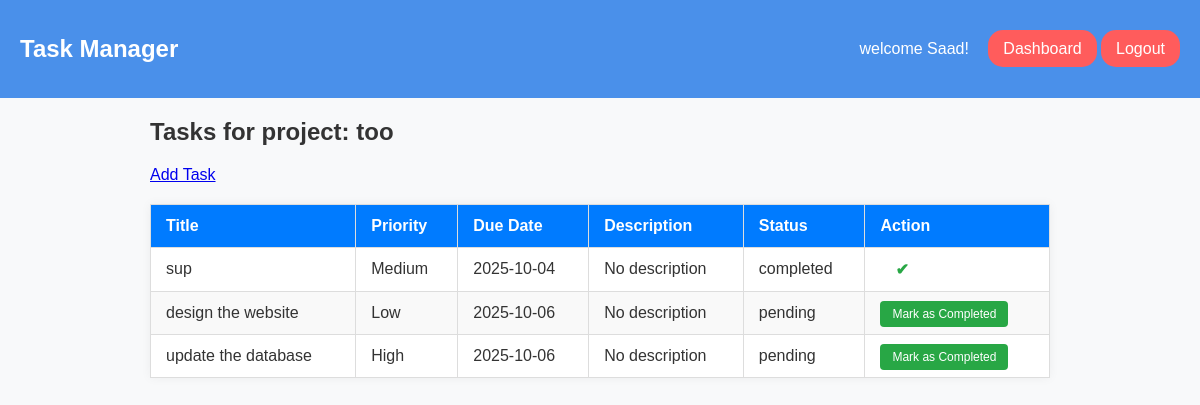
The page /task/1 (signed in) on the database its author committed.
### app.py (models this page shows, shortened)
class User(db.Model, UserMixin):
    id = db.Column(db.Integer, primary_key=True)
    email = db.Column(db.String(150), unique=True, nullable=False)
    username = db.Column(db.String(150), unique=True, nullable=False)
    password = db.Column(db.String(150), nullable=False)
    role = db.Column(db.String(50), nullable=False, default="user")
    projects = db.relationship('Project', backref='owner', lazy=True)
    first_name = db.Column(db.String(150), nullable=True)
    last_name = db.Column(db.String(150), nullable=True)
    phone = db.Column(db.String(20), nullable=True)

class Project(db.Model):
    id = db.Column(db.Integer, primary_key=True)
    name = db.Column(db.String(150), nullable=False)
    description = db.Column(db.Text, nullable=True)
    user_id = db.Column(db.Integer, db.ForeignKey('user.id'), nullable=False)
    tasks = db.relationship('Task', backref='project', lazy=True)
    deadline = db.Column(db.Date, nullable=False)

class Task(db.Model):
    id = db.Column(db.Integer, primary_key=True)
    title = db.Column(db.String(150), nullable=False)
    due_date = db.Column(db.Date, nullable=True)
    priority = db.Column(db.String(20), nullable=False, default='Medium')
    description = db.Column(db.Text, nullable=True)
    status = db.Column(db.String(50), nullable=False, default='pending')
    project_id = db.Column(db.Integer, db.ForeignKey('project.id'), nullable=False)
    created_at = db.Column(db.DateTime, nullable=False, default=datetime.utcnow)

### app.py (the view)
@app.route('/task/<int:project_id>')
@login_required
def tasks(project_id):
    project = Project.query.get_or_404(project_id)
    if project.user_id != current_user.id and not is_admin():
        abort(403)  # Forbidden
    return render_template('tasks.html', project=project, tasks=project.tasks)

### app.py (called while the page is built)
@login_manager.user_loader
def load_user(user_id):
    return User.query.get(int(user_id))

### templates/tasks.html (shortened to what this page needs)
<!DOCTYPE html>
<html lang="en">
<head>
    <link rel="stylesheet" href="{{ url_for('static', filename='tasks.css') }}">
</head>
<body>
    <nav>
        <h1>Task Manager</h1>
        <div>
            <span>
                welcome {{ current_user.username }}!
            </span>
            <a href="{{ url_for('dashboard') }}"class="top-btn">Dashboard</a>
            <a href="{{ url_for('logout') }}"class="top-btn">Logout</a>
         </div>
    </nav>
    <main>
            <h2>Tasks for project: {{ project.name }}</h2>
            <a href="{{ url_for('add_task', project_id=project.id) }}" class="btn">Add Task</a>
{% if project.tasks %}
<table class="task-table">
    <thead>
        <tr>
            <th>Title</th>
            <th>Priority</th>
            <th>Due Date</th>
            <th>Description</th>
            <th>Status</th>
            <th>Action</th>
        </tr>
    </thead>
    <tbody>
        {% for task in project.tasks %}
        <tr>
            <td>{{ task.title }}</td>
            <td>{{ task.priority }}</td>
            <td>{{ task.due_date or "No deadline" }}</td>
            <td>{{ task.description or "No description" }}</td>
            <td>{{ task.status }}</td>
            <td>
                {% if task.status != 'completed' %}
                <a href="{{ url_for('complete_task', task_id=task.id) }}" class="complete-btn">Mark as Completed</a>
                {% else %}
                <span class="completed">✔</span>
                {% endif %}
            </td>
        </tr>
        {% endfor %}
    </tbody>
</table>
{% else %}
<p>No tasks yet. Start by <a href="{{ url_for('add_task', project_id=project.id) }}">adding one</a>.</p>
{% endif %}
    </main>
</body>
</html>

### static/tasks.css (style rules this page uses)
body { font-family: Arial, Helvetica, sans-serif; background-color: #f8f9fa; margin: 0; padding: 0; color: #333; }
nav { background-color: #4a90ea; color: #fff; padding: 15px 20px; display: flex; justify-content: space-between; align-items: center; }
span { margin: 15px; }
.top-btn { background-color: #ff5c5c; color: #fff; border-radius: 15px; padding: 10px 15px; text-decoration: none; }
main { max-width: 900px; margin: 20px auto; padding: 0 15px; }
.task-table { width: 100%; border-collapse: collapse; margin-top: 20px; background-color: #fff; box-shadow: 0 0 10px rgba(0,0,0,0.05); }
.task-table th, .task-table td { padding: 12px 15px; border: 1px solid #ddd; text-align: left; white-space: nowrap; }
.task-table th { background-color: #007bff; color: white; }
.task-table tr:nth-child(even) { background-color: #f9f9f9; }
.complete-btn { background-color: #28a745; color: white; padding: 6px 12px; border-radius: 4px; text-decoration: none; font-size: 12px; }
.completed { color: #28a745; font-weight: bold; }

### rows shown on the page
User: username "Saad"
Project: name "too"
Task: title "sup", priority "Medium", due_date "2025-10-04", description "No description", status "completed"
Task: title "design the website", priority "Low", due_date "2025-10-06", description "No description", status "pending"
Task: title "update the database", priority "High", due_date "2025-10-06", description "No description", status "pending"
